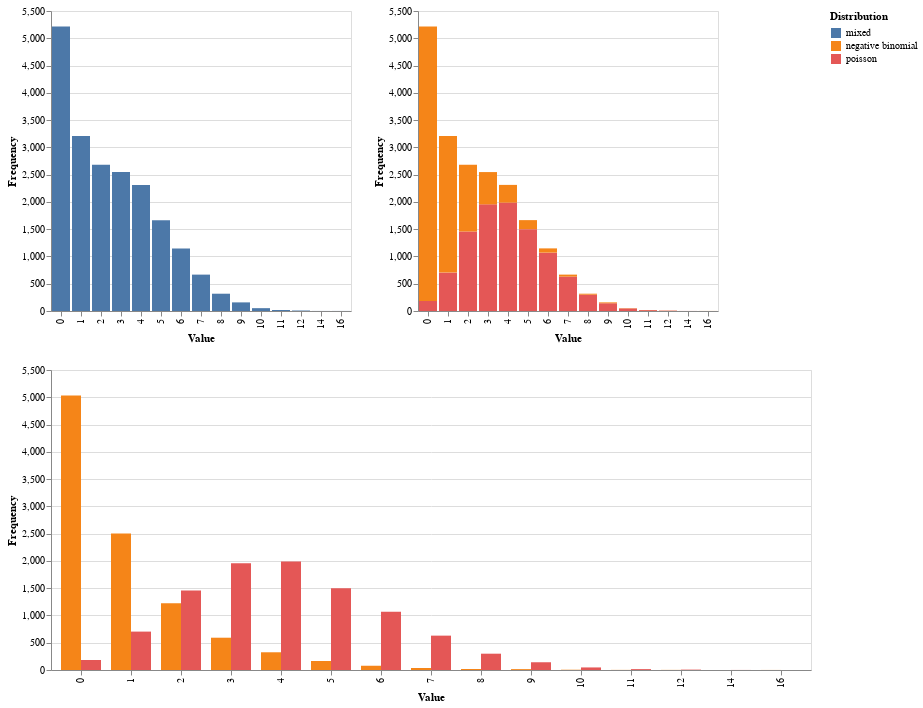

Here is the notebook cell this chart was saved with:
### Code cell
import altair as alt
import numpy as np

from code_ramblings.distributions import compute_value_frequencies

SEED = 0
N = 10000


rng = np.random.default_rng(SEED)


poisson = rng.poisson(4, N)
nb = rng.negative_binomial(1, 0.5, N)
nb_poisson = np.concatenate([poisson, nb])


distributions = {
    "poisson": poisson,
    "negative binomial": nb,
    "mixed": nb_poisson,
}

df = compute_value_frequencies(distributions)


base = (
    alt.Chart(df)
    .mark_bar()
    .encode(
        x=alt.X("value:O", title="Value"),
        y=alt.Y("count:Q", title="Frequency"),
        color=alt.Color("distribution:N", title="Distribution"),
    )
)

mixed = base.transform_filter(alt.datum.distribution == "mixed")
split = base.transform_filter(alt.datum.distribution != "mixed")
offset = split.encode(xOffset=alt.XOffset("distribution:N"))


(mixed | split) & offset

### Figure 1 — Vega-Lite specification as saved in the notebook (floating-point values rounded to 4 significant figures)
{"config": {"view": {"continuousWidth": 300, "continuousHeight": 300}}, "vconcat": [{"hconcat": [{"mark": {"type": "bar"}, "encoding": {"color": {"field": "distribution", "title": "Distribution", "type": "nominal"}, "x": {"field": "value", "title": "Value", "type": "ordinal"}, "y": {"field": "count", "title": "Frequency", "type": "quantitative"}}, "transform": [{"filter": "(datum.distribution === 'mixed')"}]}, {"mark": {"type": "bar"}, "encoding": {"color": {"field": "distribution", "title": "Distribution", "type": "nominal"}, "x": {"field": "value", "title": "Value", "type": "ordinal"}, "y": {"field": "count", "title": "Frequency", "type": "quantitative"}}, "transform": [{"filter": "(datum.distribution !== 'mixed')"}]}]}, {"mark": {"type": "bar"}, "encoding": {"color": {"field": "distribution", "title": "Distribution", "type": "nominal"}, "x": {"field": "value", "title": "Value", "type": "ordinal"}, "xOffset": {"field": "distribution", "type": "nominal"}, "y": {"field": "count", "title": "Frequency", "type": "quantitative"}}, "transform": [{"filter": "(datum.distribution !== 'mixed')"}]}], "data": {"name": "data-e6d54ee9b4bf62ee1b72eba1b332ee84"}, "$schema": "https://vega.github.io/schema/vega-lite/v5.20.1.json", "datasets": {"data-e6d54ee9b4bf62ee1b72eba1b332ee84": [{"value": 0, "count": 183, "distribution": "poisson"}, {"value": 1, "count": 704, "distribution": "poisson"}, {"value": 2, "count": 1458, "distribution": "poisson"}, {"value": 3, "count": 1955, "distribution": "poisson"}, {"value": 4, "count": 1987, "distribution": "poisson"}, {"value": 5, "count": 1501, "distribution": "poisson"}, {"value": 6, "count": 1070, "distribution": "poisson"}, {"value": 7, "count": 630, "distribution": "poisson"}, {"value": 8, "count": 299, "distribution": "poisson"}, {"value": 9, "count": 142, "distribution": "poisson"}, {"value": 10, "count": 47, "distribution": "poisson"}, {"value": 11, "count": 16, "distribution": "poisson"}, {"value": 12, "count": 7, "distribution": "poisson"}, {"value": 14, "count": 1, "distribution": "poisson"}, {"value": 0, "count": 5032, "distribution": "negative binomial"}, {"value": 1, "count": 2504, "distribution": "negative binomial"}, {"value": 2, "count": 1223, "distribution": "negative binomial"}, {"value": 3, "count": 592, "distribution": "negative binomial"}, {"value": 4, "count": 325, "distribution": "negative binomial"}, {"value": 5, "count": 165, "distribution": "negative binomial"}, {"value": 6, "count": 78, "distribution": "negative binomial"}, {"value": 7, "count": 37, "distribution": "negative binomial"}, {"value": 8, "count": 18, "distribution": "negative binomial"}, {"value": 9, "count": 16, "distribution": "negative binomial"}, {"value": 10, "count": 5, "distribution": "negative binomial"}, {"value": 11, "count": 2, "distribution": "negative binomial"}, {"value": 12, "count": 2, "distribution": "negative binomial"}, {"value": 16, "count": 1, "distribution": "negative binomial"}, {"value": 0, "count": 5215, "distribution": "mixed"}, {"value": 1, "count": 3208, "distribution": "mixed"}, {"value": 2, "count": 2681, "distribution": "mixed"}, {"value": 3, "count": 2547, "distribution": "mixed"}, {"value": 4, "count": 2312, "distribution": "mixed"}, {"value": 5, "count": 1666, "distribution": "mixed"}, {"value": 6, "count": 1148, "distribution": "mixed"}, {"value": 7, "count": 667, "distribution": "mixed"}, {"value": 8, "count": 317, "distribution": "mixed"}, {"value": 9, "count": 158, "distribution": "mixed"}, {"value": 10, "count": 52, "distribution": "mixed"}, {"value": 11, "count": 18, "distribution": "mixed"}, {"value": 12, "count": 9, "distribution": "mixed"}, {"value": 14, "count": 1, "distribution": "mixed"}, {"value": 16, "count": 1, "distribution": "mixed"}]}}
